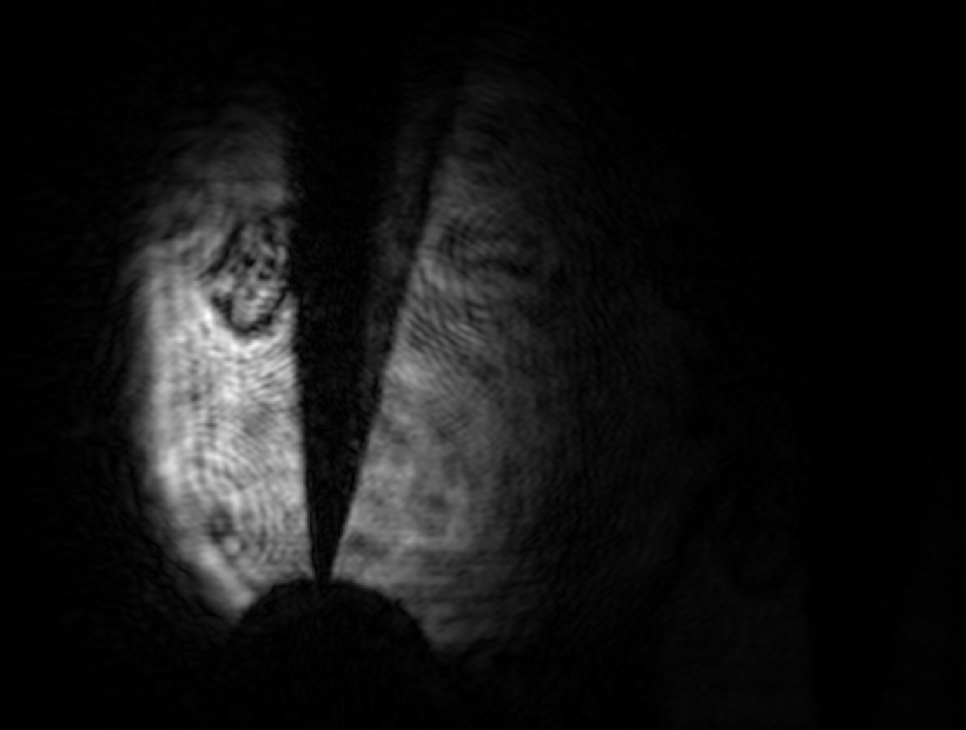
#> input picture Background Subtraction/Test1/FG_Image_Test1.tif, 966 x 730 px, shrunk from 1376 x 1040 before the run, found by its file name
$ python Basic_Background_Subtraction.py
#> lines starting #> are read from the running program, lines starting #| are printed output that depends on the picture
import cv2
import numpy as np
import itertools


fg = cv2.imread('Test1\FG_Image_Test1.tif')
#> fg is the input picture: shape (730, 966, 3); min 0, max 255, mean 20
bg = cv2.imread('Test1\BG_Image_Test1.tif')
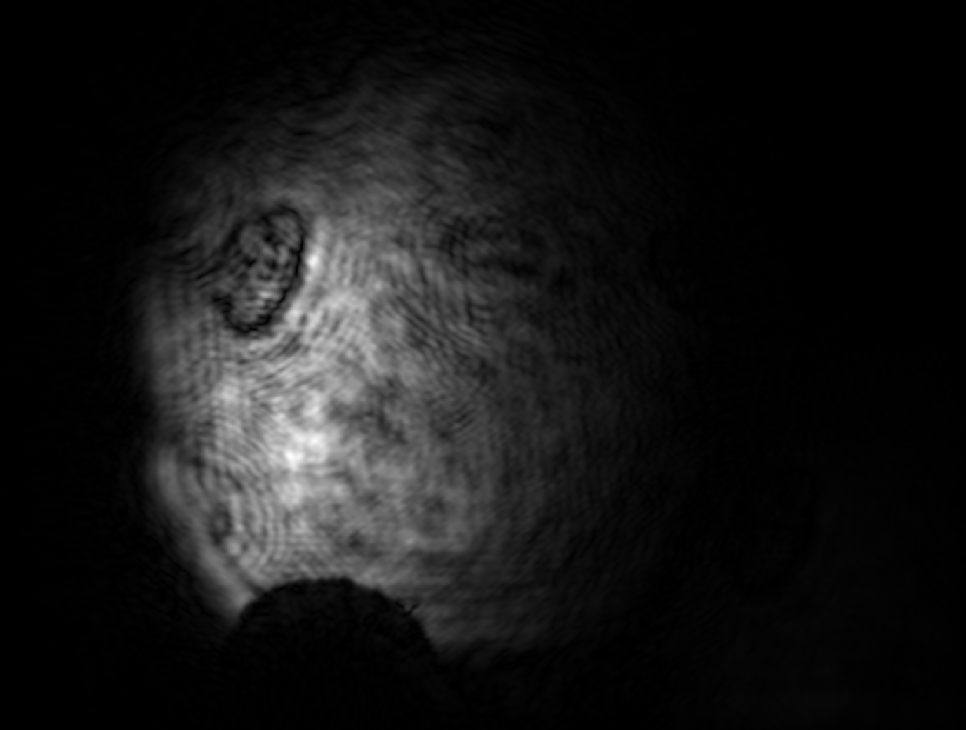
#> input picture Background Subtraction/Test1/BG_Image_Test1.tif, 966 x 730 px, shrunk from 1376 x 1040 before the run, found by its file name
#> bg is the input picture: shape (730, 966, 3); min 0, max 255, mean 22.2


#Converting to grayscale
fg = cv2.cvtColor(fg, cv2.COLOR_BGR2GRAY)
#> fg: shape (730, 966)
bg = cv2.cvtColor(bg, cv2.COLOR_BGR2GRAY)
#> bg: shape (730, 966)

# [7 lines of commented-out code are left out]


difference = cv2.absdiff(fg, bg)
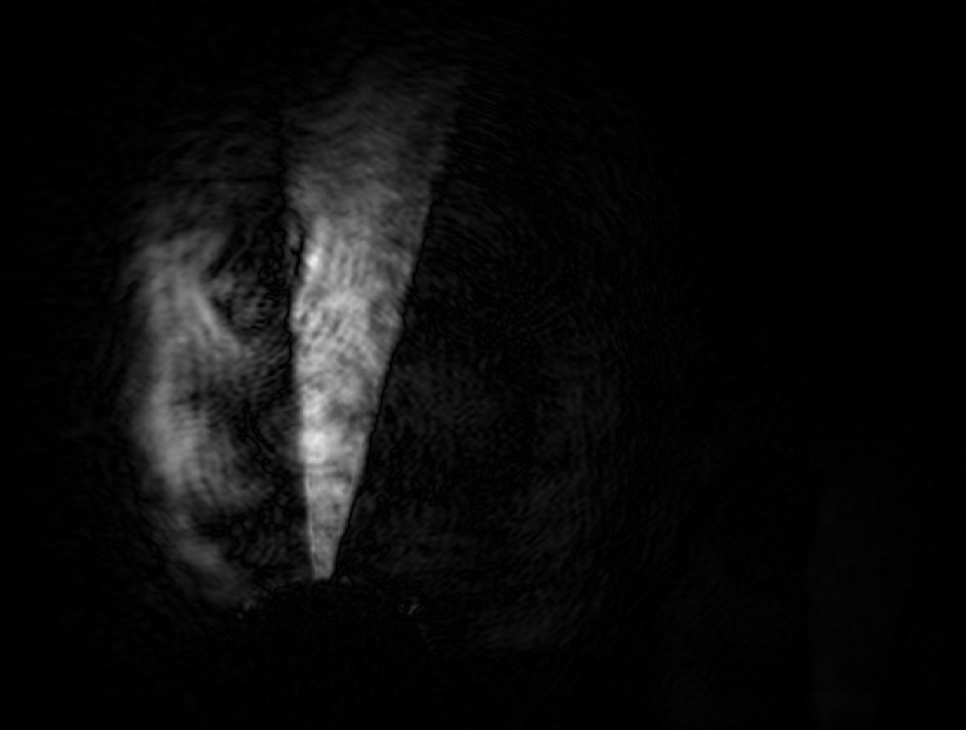
#> difference: shape (730, 966); min 0, max 236, mean 12.1

#used to copy size of fg array, all values will change
difference2 = fg.copy()
#Computing difference, with negatives being zero
for i in range(len(fg)):
        for j in range(len(fg[i])):

                if ((int(bg[i,j])-int(fg[i,j])) >= 0):
                    difference2[i,j] = int(bg[i,j])-int(fg[i,j])
                else:
                    difference2[i,j] = 0
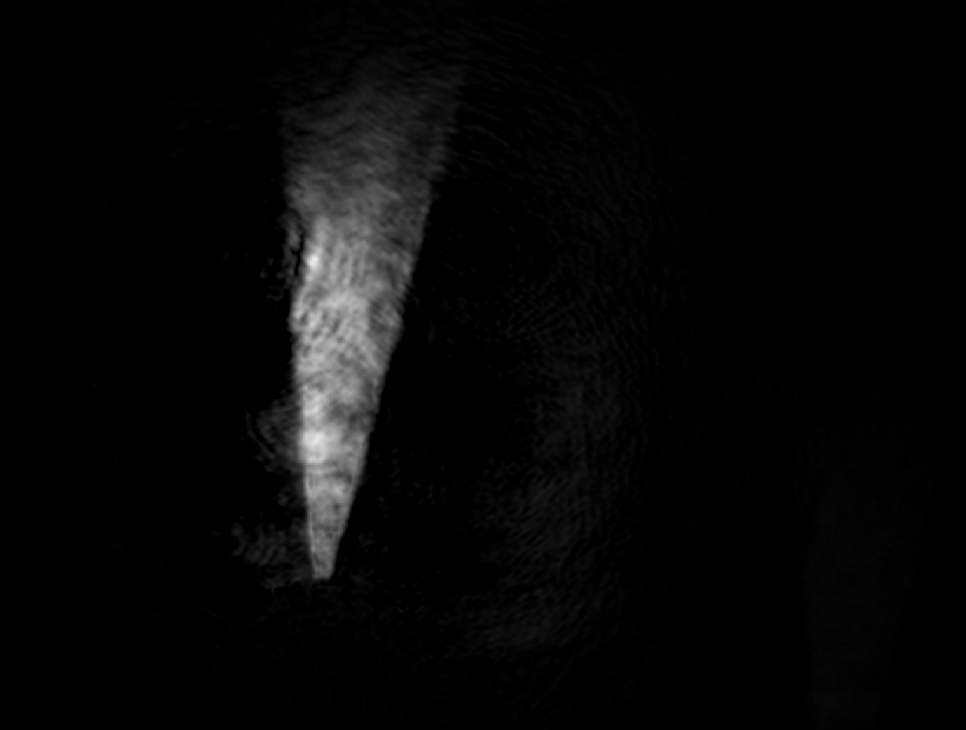
#> difference2: shape (730, 966); min 0, max 236, mean 7.1


#Creates Bianary Value of image depending on grayscale threshhold
# Currently Removed
#_, difference = cv2.threshold(difference, 25, 255, cv2.THRESH_BINARY)


cv2.imshow("Background", bg)
cv2.imshow("Image w/ Object", fg)
cv2.imshow("difference", difference)

cv2.imshow("difference 2", difference2)

cv2.imwrite("difference3.tif",difference2)


# Consider adding gaussian filters such as bg = cv2.GaussianBlur(bg, (5, 5), 0)

#closes windows if 0 is pressed
cv2.waitKey(0)
cv2.destroyAllWindows()
